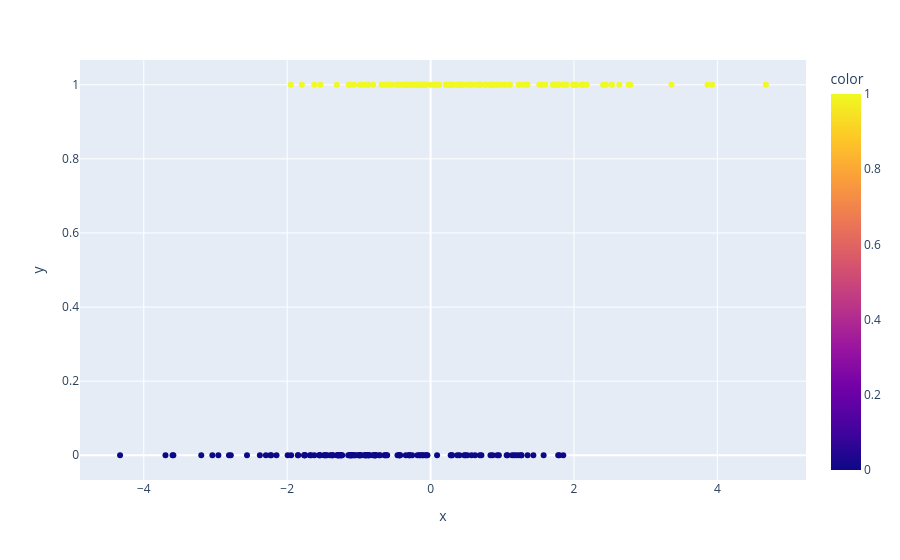

Source (notebook cell):
### Code cell
n_features = 4
x, y = make_classification(n_features=n_features, random_state=SEED)

# We don't need a test set since sklearn is probably doing it when fitting the data
x_train, x_test, x_val, y_train, y_test, y_val = split_train_val_test(x, y, train_ratio=0.7, test_ratio=0)

print(x_train[:,1].shape)
print(y_train.shape)

x_all = np.concatenate([x_train[:, i] for i in range(n_features)])
y_all = np.concatenate([y_train for _ in range(n_features)])
# labels = np.concatenate([[f"feature_{i}"] * len(y) for i in range(n_features)])

fig = px.scatter(x=x_all, y=y_all, color=y_all)
fig.show()

### Figure 1 — Plotly figure (JSON) as saved in the notebook; plotly's stock layout.template omitted (floating-point values rounded to 4 significant figures; data arrays with more than 128 entries replaced by an {"elided": "..."} marker saying what was removed)
{"data": [{"hovertemplate": "x=%{x}<br>y=%{y}<br>color=%{marker.color}<extra></extra>", "legendgroup": "", "marker": {"color": {"elided": "276 int values"}, "coloraxis": "coloraxis", "symbol": "circle"}, "mode": "markers", "name": "", "orientation": "v", "showlegend": false, "type": "scatter", "x": {"elided": "276 float values"}, "xaxis": "x", "y": {"elided": "276 int values"}, "yaxis": "y"}], "layout": {"coloraxis": {"colorbar": {"title": {"text": "color"}}, "colorscale": [[0, "#0d0887"], [0.1111, "#46039f"], [0.2222, "#7201a8"], [0.3333, "#9c179e"], [0.4444, "#bd3786"], [0.5556, "#d8576b"], [0.6667, "#ed7953"], [0.7778, "#fb9f3a"], [0.8889, "#fdca26"], [1, "#f0f921"]]}, "legend": {"tracegroupgap": 0}, "margin": {"t": 60}, "xaxis": {"anchor": "y", "domain": [0, 1], "title": {"text": "x"}}, "yaxis": {"anchor": "x", "domain": [0, 1], "title": {"text": "y"}}}}
